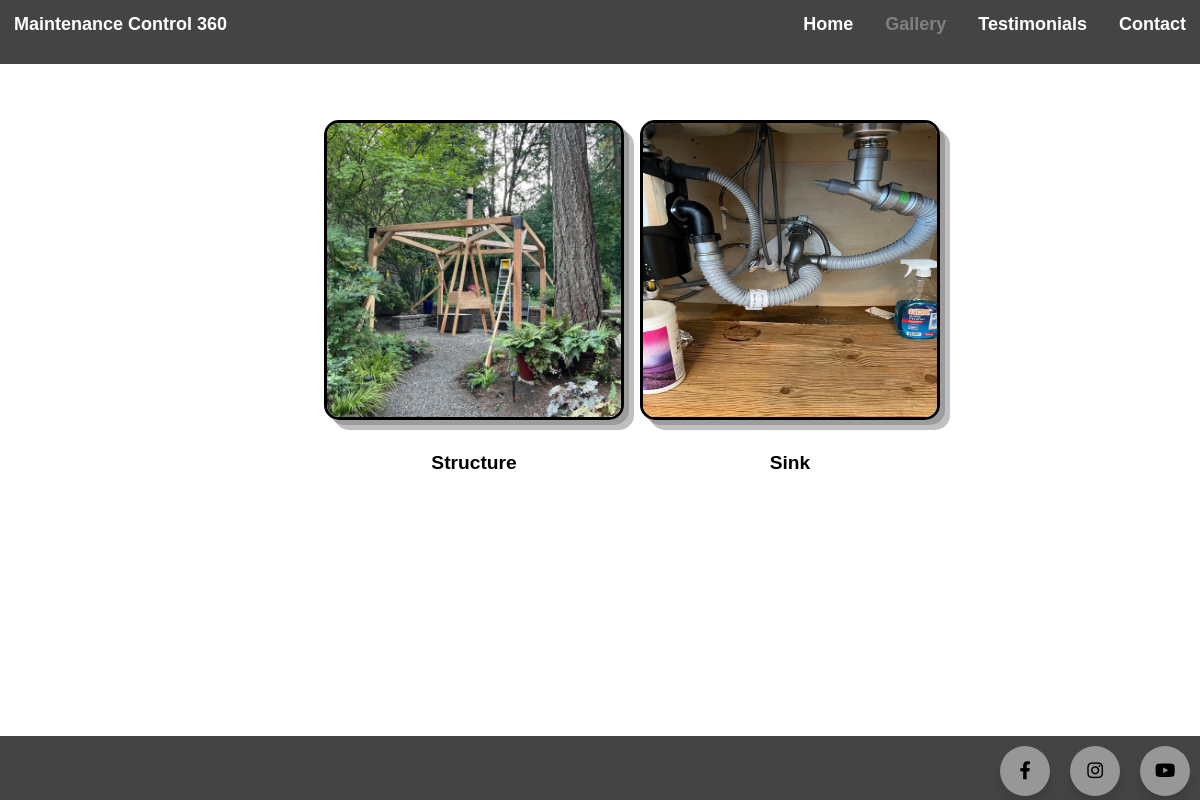
/projects/, run on the app's committed database.
### myApp/models.py (models this page shows, shortened)
class Project(models.Model):
  name = models.CharField(max_length=100)
  image = models.ImageField(upload_to='media/images')

### myApp/views.py (the view)
# urls.py: path('projects/', views.projects, name = 'projects'),
def projects(request):
    galleries = Project.objects.all()
    context = {
        'galleries': galleries
    }
    return render(request, 'pages/projects.html', context)

### templates/pages/projects.html
{% extends 'base.html' %} {% block content %}
<div id="wrapper">
  <nav class="nav-header">
    <ul class="header-list">
      <li>
        <a href="/" class="header-item">Maintenance Control 360</p>
      </li>
      <li>
        <a href="/" class="header-item">Home</a>
      </li>
      <li>
        <a href="/projects" class="active">Gallery</a>
      </li>
      <li>
        <a href="/testimonials" class="header-item">Testimonials</a>
      </li>
      <li>
        <a href="/contact" class="header-item">Contact</a>
      </li>
    </ul>
  </nav>
  <div class="projects-container">
    <div class="project-gallery">
      {% for photo in galleries.all %}
      <div class="project-card">
        <a href="/projects/{{ photo.id }}">
          <img src="{{photo.image.url}}" alt="Smiley face" width="300" height="300">
          <p>{{photo.name}}</p>
        </a>
      </div>
      {% endfor %}
    </div>
  </div>
  {% include 'footer.html' %}
</div>
{% endblock %}

### static/css/site.css (style rules this page uses)
* { margin: 0; padding: 0; text-decoration: none; box-sizing: border-box; }
a, a:hover, a:focus, a:active { text-decoration: none; color: inherit; }
:root { --navColor: white; --fontColor: white; --navFont: "volkhov-bold", Arial, sans-serif; --contentFont: "volkhov-bold", Arial, sans-serif; --accentColor: rgb(68, 68, 68); }
#wrapper { min-height: 100vh; }
.header-list { height: 64px; background-color: var(--accentColor); padding-inline-start: 0; text-align:right; }
.header-list li { vertical-align: middle; padding: 14px; display:inline-block; }
.header-list li:first-child { float:left; }
.header-item, .active { color: var(--navColor); font-family: var(--navFont); font-weight: bolder; font-size: large; }
.active { color: grey; }
.projects-container { text-align: center; padding: 48px 0 0 64px; line-height: 3em; font-family: var(--contentFont); font-weight: 700; top: 72px; }
.project-gallery { display: flex; flex-wrap: wrap; justify-content: center; align-items: center; }
.project-card { padding: 8px; text-align: center; font-family: var(--contentFont); font-weight: 800; }
.project-card p { font-size: larger; color: black; }
.project-card a img { border-radius: 5%; border: 3px solid black; box-shadow: rgba(100, 100, 100, 0.4) 5px 5px, rgba(49, 49, 49, 0.3) 10px 10px; }

### data on the page
Project: image (picture), name "Structure"
Project: image (picture), name "Sink"
